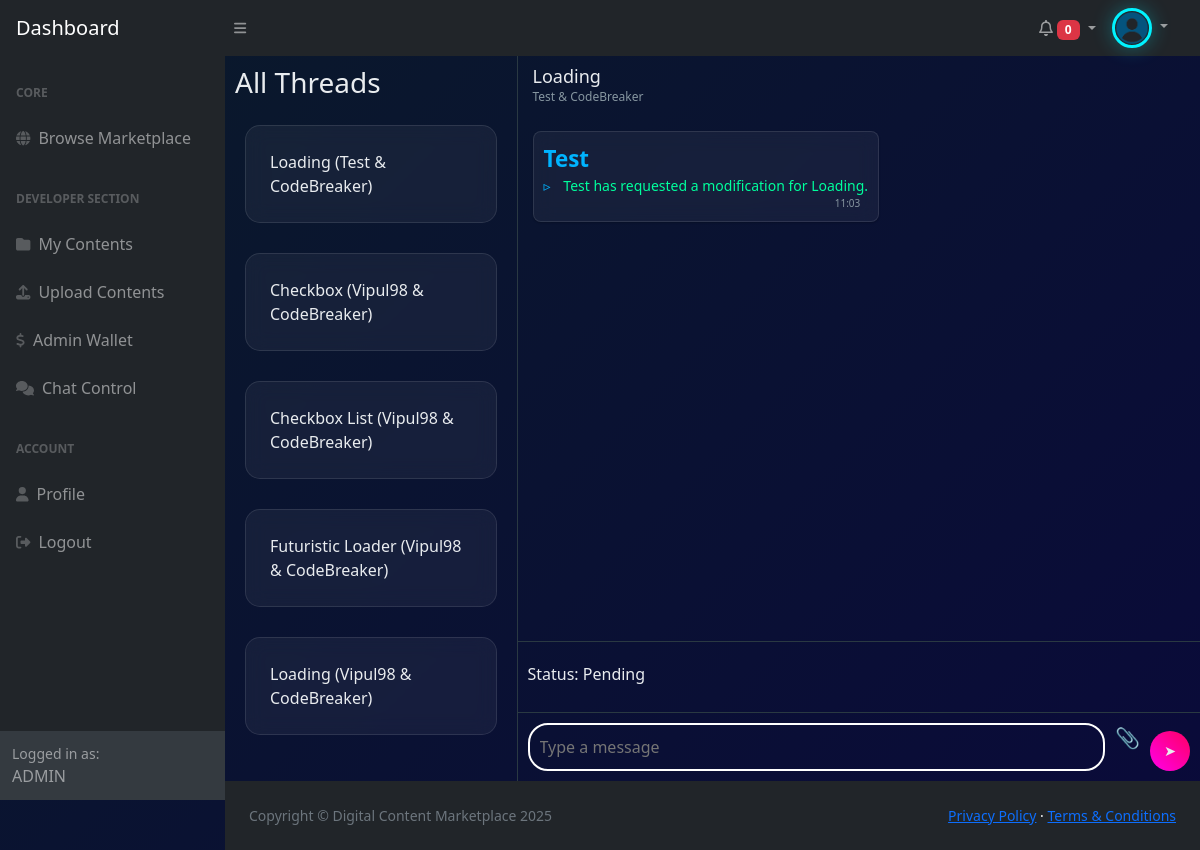
Screenshot of /chat/admin/chat/35/ (signed in) with the database file from the repository.
### apps/authentication/models.py (models this page shows, shortened)
class User(AbstractUser):
    ROLE_CHOICES = (
        ('developer', 'Developer'),
        ('customer', 'Customer'),
    )
    first_name = models.CharField(max_length=50)
    last_name = models.CharField(max_length=50)
    profile_picture = models.ImageField(
        upload_to='profile_pics/',
        blank=True,
        null=True,
        default='profile_pics/user_default.png'
        )
    mobile = models.PositiveBigIntegerField(unique=True, null=True, blank=True)
    email = models.EmailField(max_length=50, unique=True)
    role = models.CharField(max_length=10, choices=ROLE_CHOICES)
    REQUIRED_FIELDS = ['email', 'mobile']
    groups = models.ManyToManyField(Group, blank=True)
    user_permissions = models.ManyToManyField(Permission, blank=True)
    class Meta:
        app_label = 'authentication'
        verbose_name = 'User'
        verbose_name_plural = 'Users'

### apps/chat/models.py (models this page shows, shortened)
class ChatThread(models.Model):
    customer = models.ForeignKey(
        settings.AUTH_USER_MODEL,
        on_delete=models.CASCADE,
        related_name='customer_chats',
        limit_choices_to={'role': 'customer'}
    )
    developer = models.ForeignKey(
        settings.AUTH_USER_MODEL,
        on_delete=models.CASCADE,
        related_name='developer_chats',
        limit_choices_to={'role': 'developer'}
    )
    code_content = models.ForeignKey(
        CodeContent,
        on_delete=models.CASCADE
    )
    created_at = models.DateTimeField(auto_now_add=True)
    is_active = models.BooleanField(default=True)
    flagged_for_review = models.BooleanField(default=False)

class ChatMessage(models.Model):
    thread = models.ForeignKey(
        ChatThread,
        on_delete=models.CASCADE,
        related_name='messages'
    )
    sender = models.ForeignKey(
        settings.AUTH_USER_MODEL,
        on_delete=models.CASCADE
    )
    message = models.TextField(blank=True, null=True)
    attachment = models.FileField(
        upload_to='chat_attachments/',
        blank=True,
        null=True
    )
    sent_at = models.DateTimeField(auto_now_add=True)
    is_read = models.BooleanField(default=False)

class ModificationRequest(models.Model):
    STATUS_CHOICES = [
        ('pending', 'Pending'),
        ('negotiating', 'Negotiating'),
        ('price_confirmed', 'Price Confirmed'),
        ('advance_paid', 'Advance Paid'),
        ('code_delivered', 'Code Delivered'),
        ('completed', 'Completed'),
        ('disputed', 'Disputed'),
        ('declined', 'Declined'),
        ('refunded', 'Refunded'),
        ('closed', 'Closed'),  # New status for paid-to-developer dispute resolution
    ]
    thread = models.OneToOneField(ChatThread, on_delete=models.CASCADE)
    proposed_price = models.DecimalField(max_digits=10, decimal_places=2, null=True, blank=True)
    counter_price = models.DecimalField(max_digits=10, decimal_places=2, null=True, blank=True)
    final_price = models.DecimalField(max_digits=10, decimal_places=2, null=True, blank=True)
    advance_payment = models.DecimalField(max_digits=10, decimal_places=2, null=True, blank=True)
    full_payment = models.DecimalField(max_digits=10, decimal_places=2, null=True, blank=True)
    status = models.CharField(max_length=20, choices=STATUS_CHOICES, default='pending')
    preview_token = models.CharField(max_length=32, null=True, blank=True)
    customer_preview_count = models.IntegerField(default=0)
    developer_preview_count = models.IntegerField(default=0)
    uploaded_file = models.FileField(upload_to='chat_attachments/%Y/%m/%d/', null=True, blank=True)
    dispute_reason = models.TextField(null=True, blank=True)
    created_at = models.DateTimeField(auto_now_add=True)

### apps/content/models.py (models this page shows, shortened)
class CodeContent(models.Model):
    developer = models.ForeignKey(User, on_delete=models.CASCADE)
    title = models.CharField(max_length=200)
    description = models.TextField()
    html_code = models.TextField()
    css_code = models.TextField(blank=True, null=True)
    js_code = models.TextField(blank=True, null=True)
    image_preview = models.ImageField(upload_to='code_previews/', blank=True, null=True)
    price = models.DecimalField(max_digits=6, decimal_places=2, default=0.00)
    CATEGORY_CHOICES = [
        ('card', 'Cards'),
        ('checkbox', 'Checkbox'),
        ('button', 'Button'),
        ('switch', 'Switch'),
        ('form', 'Form'),
        ('toggle', 'Toggle'),
        ('input', 'Input'),
        ('slider', 'Slider'),
        ('dropdown', 'Dropdown'),
        ('radio', 'Radio'),
        ('modal', 'Modal'),
        ('tabs', 'Tabs'),
        ('alert', 'Alert'),
        ('hover', 'Hover'),
        ('responsive', 'Responsive'),
        ('other', 'Other')
    ]
    category = models.CharField(max_length=50, choices=CATEGORY_CHOICES, default='other')
    DIFFICULTY_CHOICES = [
        ('beginner', 'Beginner'),
        ('intermediate', 'Intermediate'),
        ('advanced', 'Advanced'),
    ]
    difficulty = models.CharField(max_length=20, choices=DIFFICULTY_CHOICES, default='beginner')
    created_at = models.DateTimeField(auto_now_add=True)

### apps/chat/views.py (the view, shortened to what this page needs)
# urls.py: path('admin/chat/', views.admin_chat_view, name='admin_chat_view'),  # Thread list
@staff_member_required
def admin_chat_view(request, thread_id=None):
    if not thread_id:
        threads = ChatThread.objects.all().order_by('-created_at')
        return render(request, 'admin_chat.html', {
            'threads': threads,
            'selected_thread': None,
        })
    thread = get_object_or_404(ChatThread, id=thread_id)
    mod_request = thread.modificationrequest
    messages_list = thread.messages.order_by('sent_at')
    advance_amount = mod_request.final_price / Decimal('2') if mod_request.final_price else None
    remaining_amount = (mod_request.final_price - mod_request.advance_payment) if (mod_request.final_price and mod_request.advance_payment) else None
    return render(request, 'admin_chat.html', {
        'threads': ChatThread.objects.all().order_by('-created_at'),
        'selected_thread': thread,
        'chat_messages': messages_list,
        'mod_request': mod_request,
        'advance_amount': advance_amount,
        'remaining_amount': remaining_amount,
    })

### templates/admin_chat.html (shortened to what this page needs)
{% extends 'base_dash.html' %}
{% load static mathfilters %}
{% block content %}
<link rel="stylesheet" href="{% static 'css/developer_wallet.css' %}">
<div class="whatsapp-container" style="height: auto; min-height: 80vh; display: flex; color: #E9ECEF;">
    <div class="thread-list" style="width: 30%; overflow-y: auto; padding: 10px; border-right: 1px solid #2A3942;">
        <h3 style="color: #E9ECEF; margin-bottom: 15px;">All Threads</h3>
        <ul style="list-style: none; padding: 0;">
            {% for thread in threads %}
                <a href="{% url 'admin_chat_view' thread.id %}" style="text-decoration: none; color: {% if thread.flagged_for_review %}red{% else %}#E9ECEF{% endif %}; display: block; padding: 10px; border-radius: 5px; transition: background-color 0.3s;">
                    <li class="order-item" style="margin-bottom: 10px;">
                        {{ thread.code_content.title }} ({{ thread.customer.username }} & {{ thread.developer.username }})
                    </li>
                </a>
            {% empty %}
                <li style="color: #8696A0;">No threads available.</li>
            {% endfor %}
        </ul>
    </div>
    <div class="thread-details" style="width: 70%; display: flex; flex-direction: column;">
        {% if selected_thread %}
            <div class="whatsapp-header" style="padding: 10px 15px; display: flex; align-items: center; border Penalizing: 1px solid #2A3942;">
                <div style="flex-grow: 1;">
                    <h2 style="margin: 0; font-size: 18px; color: #E9ECEF;">{{ selected_thread.code_content.title }}</h2>
                    <p style="margin: 0; font-size: 12px; color: #8696A0;">{{ selected_thread.customer.username }} & {{ selected_thread.developer.username }}</p>
                </div>
            </div>
            <div class="whatsapp-messages" style="flex-grow: 1; overflow-y: auto; padding: 15px;">
                {% for message in chat_messages %}
                    <div style="display: flex; justify-content: {% if message.sender == request.user %}flex-end{% else %}flex-start{% endif %}; margin-bottom: 10px;">
                        <div class="order-item" style="max-width: 70%; padding: 10px; border-radius: 8px; color: #E9ECEF; box-shadow: 0 1px 2px rgba(0,0,0,0.2);">
                            {% if message.sender != request.user %}
                                <div class="price">
                                    {{ message.sender.username|capfirst }}
                                </div>
                            {% endif %}
                            <p class="code-content" style="margin: 0; font-size: 14px;">{{ message.message }}
                            </p>
                            <span style="font-size: 10px; color: #8696A0; display: block; text-align: right;">
                                {{ message.sent_at|date:"H:i" }}
                            </span>
                        </div>
                    </div>
                {% endfor %}
            </div>
            <div class="action-section" style="padding: 10px; border-top: 1px solid #2A3942;">
                <div style="margin-top: 10px; color: #E9ECEF;">
                    <p>Status: {{ mod_request.status|title }}</p>
                </div>
            </div>
            <div class="whatsapp-input" style="padding: 10px; display: flex; align-items: center; border-top: 1px solid #2A3942;">
                <form method="post" enctype="multipart/form-data" style="display: flex; width: 100%;">
                    <input type="text" name="message" placeholder="Type a message" style="flex-grow: 1; padding: 10px; border-radius: 20px; border: 2px solid white; background-color: transparent; color:rgb(255, 255, 255); margin-right: 10px;">
                    <label for="attachment-input" style="cursor: pointer; color: #00A884; font-size: 20px; margin-right: 10px;">📎</label>
                    <button class="subscription-badge" type="submit" style="color: #E9ECEF; border: none; border-radius: 50%; width: 40px; height: 40px; display: flex; align-items: center; justify-content: center;">➤</button>
                </form>
            </div>
        {% else %}
            <p style="text-align: center; margin-top: 20%; color: #8696A0;">Select a thread to view details.</p>
        {% endif %}
    </div>
</div>
{% endblock %}

### apps/authentication/templates/base_dash.html (shortened to what this page needs)
{% load static %}
<!DOCTYPE html>
<html lang="en">
    <head>
        <link href="https://cdn.jsdelivr.net/npm/simple-datatables@7.1.2/dist/style.min.css" rel="stylesheet" />
        <link href="{% static 'css/dashboardStyles.css' %}" rel="stylesheet" />
        <link href="{% static 'css/profileStyles.css' %}" rel="stylesheet" />
    </head>
    <body class="sb-nav-fixed">
        <nav class="sb-topnav navbar navbar-expand navbar-dark bg-dark">
            <a class="navbar-brand ps-3" href="{% url 'customer_dashboard' %}">Dashboard</a>
            <button class="btn btn-link btn-sm order-1 order-lg-0 me-4 me-lg-0" id="sidebarToggle" href="#!"><i class="fas fa-bars"></i></button>
            <ul class="navbar-nav ms-auto ms-md-0 me-3 me-lg-4">
                {% if user.is_authenticated %}
                    <a class="nav-link dropdown-toggle align-item-center" style="align-self: center;" href="#" id="notificationDropdown" role="button" data-bs-toggle="dropdown" aria-expanded="false">
                        <i class="fa-regular fa-bell"></i>
                        <span id="unread-count" class="badge bg-danger">0</span>
                    </a>
                {% endif %}
                <li class="nav-item dropdown">
                    <a class="nav-link dropdown-toggle" id="navbarDropdown" href="#" role="button" data-bs-toggle="dropdown" aria-expanded="false">
                        <img src="{{ user.profile_picture.url }}" class="avatar" alt="Profile Picture" style="height: 40px; width: 40px;">
                    </a>
                </li>
            </ul>
        </nav>
        <div id="layoutSidenav">
            <div id="layoutSidenav_nav">
                <nav class="sb-sidenav accordion sb-sidenav-dark" id="sidenavAccordion">
                    <div class="sb-sidenav-menu">
                        <div class="nav">
                            <div class="sb-sidenav-menu-heading">Core</div>
                            <a class="nav-link" href="{% url 'home' %}">
                                <div class="sb-nav-link-icon"><i class="fas fa-globe"></i></div>
                                Browse Marketplace
                            </a>
                            {% if user.is_superuser or user.is_staff %}
                                <div class="sb-sidenav-menu-heading">Developer Section</div>
                                <a class="nav-link" href="{% url 'my_content' %}">
                                    <div class="sb-nav-link-icon"><i class="fas fa-folder"></i></div>
                                    My Contents
                                </a>
                                <a class="nav-link" href="{% url 'upload_content' %}">
                                    <div class="sb-nav-link-icon"><i class="fas fa-upload"></i></div>
                                    Upload Contents
                                </a>
                                <a class="nav-link" href="{% url 'admin_wallet' %}">
                                    <div class="sb-nav-link-icon"><i class="fas fa-dollar-sign"></i></div>
                                    Admin Wallet
                                </a>
                                <a class="nav-link" href="{% url 'admin_chat_view' %}">
                                    <div class="sb-nav-link-icon"><i class="fas fa-comments"></i></div>
                                    Chat Control
                                </a>
                            {% endif %}
                            <div class="sb-sidenav-menu-heading">Account</div>
                            <a class="nav-link" href="{% url 'profile' %}">
                                <div class="sb-nav-link-icon"><i class="fas fa-user"></i></div>
                                Profile
                            </a>
                            <div class="nav-link">
                                <form action="{% url 'logout' %}" method="POST">
                                    <div class="d-flex justify-content-between align-items-center">
                                        <div class="sb-nav-link-icon"><i class="fas fa-sign-out-alt"></i></div>
                                        <button type="submit" class="dropdown-item">Logout</button>
                                    </div>
                                </form>
                            </div>
                        </div>
                    </div>
                    <div class="sb-sidenav-footer">
                        <div class="small">Logged in as:</div>
                        {{ user.username|upper }}
                    </div>
                </nav>
            </div>
            <div id="layoutSidenav_content">
                <main>
                    {% block content %}{% endblock  %}
                </main>
                <footer class="py-4 bg-dark mt-auto">
                    <div class="container-fluid px-4">
                        <div class="d-flex align-items-center justify-content-between small">
                            <div class="text-muted">Copyright &copy; Digital Content Marketplace 2025</div>
                            <div>
                                <a href="{% url 'privacy' %}">Privacy Policy</a>
                                &middot;
                                <a href="{% url 'terms' %}">Terms &amp; Conditions</a>
                            </div>
                        </div>
                    </div>
                </footer>
            </div>
        </div>
        <link rel="stylesheet" href="https://cdnjs.cloudflare.com/ajax/libs/font-awesome/5.15.4/css/all.min.css">
    </body>
</html>

### rows the page displays
User: profile_picture (placeholder picture), username "ADMIN"
ChatThread: code_content "Loading", customer.username "Test", developer.username "CodeBreaker"
ChatThread: code_content "Checkbox", customer.username "Vipul98", developer.username "CodeBreaker"
ChatThread: code_content "Checkbox List", customer.username "Vipul98", developer.username "CodeBreaker"
ChatThread: code_content "Futuristic Loader", customer.username "Vipul98", developer.username "CodeBreaker"
ChatThread: code_content "Loading", customer.username "Vipul98", developer.username "CodeBreaker"
ChatMessage: sender.username "Test", message "Test has requested a modification for Loading.", sent_at "11:03"
ModificationRequest: status "Pending"
